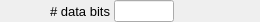
    <widget class="PyDMFrame" name="composite_13">
      <property name="geometry">
        <rect>
          <x>520</x>
          <y>475</y>
          <width>260</width>
          <height>22</height>
        </rect>
      </property>
      <widget class="QLabel" name="text_27">
        <property name="geometry">
          <rect>
            <x>0</x>
            <y>1</y>
            <width>110</width>
            <height>20</height>
          </rect>
        </property>
        <property name="text">
          <string># data bits</string>
        </property>
        <property name="font" stdset="0">
          <font>
            <pointsize>10</pointsize>
          </font>
        </property>
        <property name="brush" stdset="0">
          <brush brushstyle="SolidPattern">
            <color alpha="255">
              <red>0</red>
              <green>0</green>
              <blue>0</blue>
            </color>
          </brush>
        </property>
        <property name="toolTip">
          <string>text_27</string>
        </property>
        <property name="alignment">
          <set>Qt::AlignRight|Qt::AlignTrailing|Qt::AlignVCenter</set>
        </property>
        <property name="styleSheet">
          <string notr="true">QLabel#text_27 {
  color: rgb(0, 0, 0);
  }</string>
        </property>
      </widget>
      <widget class="PyDMLineEdit" name="text_entry_9">
        <property name="geometry">
          <rect>
            <x>114</x>
            <y>0</y>
            <width>60</width>
            <height>22</height>
          </rect>
        </property>
        <property name="channel" stdset="0">
          <string>ca://${prefix}NumDataBits</string>
        </property>
        <property name="toolTip">
          <string>${prefix}NumDataBits</string>
        </property>
        <property name="font" stdset="0">
          <font>
            <pointsize>10</pointsize>
          </font>
        </property>
        <property name="styleSheet">
          <string notr="true">PyDMLineEdit#text_entry_9 {
  color: rgb(0, 0, 0);
  background-color: rgb(115, 223, 255);
  border: 1px solid black;
  margin: 0px;
  padding: 0px;
  spacing: 0px;
  }</string>
        </property>
      </widget>
      <widget class="PyDMLabel" name="text_update_25">
        <property name="geometry">
          <rect>
            <x>180</x>
            <y>2</y>
            <width>80</width>
            <height>18</height>
          </rect>
        </property>
        <property name="toolTip">
          <string>PV: ${prefix}NumDataBits_RBV</string>
        </property>
        <property name="channel" stdset="0">
          <string>ca://${prefix}NumDataBits_RBV</string>
        </property>
        <property name="font" stdset="0">
          <font>
            <pointsize>10</pointsize>
          </font>
        </property>
        <property name="alignment">
          <set>Qt::AlignLeading|Qt::AlignLeft|Qt::AlignVCenter</set>
        </property>
        <property name="textInteractionFlags">
          <set>Qt::TextSelectableByKeyboard|Qt::TextSelectableByMouse</set>
        </property>
        <property name="styleSheet">
          <string notr="true">PyDMLabel#text_update_25 {
  color: rgb(10, 0, 184);
  background-color: rgb(187, 187, 187);
  }</string>
        </property>
      </widget>
    </widget>
